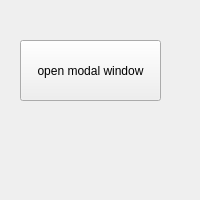
<?xml version="1.0" encoding="UTF-8"?>
<ui version="4.0">
 <class>MainWindow</class>
 <widget class="QMainWindow" name="MainWindow">
  <property name="geometry">
   <rect>
    <x>0</x>
    <y>0</y>
    <width>200</width>
    <height>200</height>
   </rect>
  </property>
  <property name="maximumSize">
   <size>
    <width>200</width>
    <height>200</height>
   </size>
  </property>
  <property name="windowTitle">
   <string>MainWindow</string>
  </property>
  <widget class="QWidget" name="centralwidget">
   <widget class="QPushButton" name="pushButton">
    <property name="geometry">
     <rect>
      <x>20</x>
      <y>40</y>
      <width>141</width>
      <height>61</height>
     </rect>
    </property>
    <property name="text">
     <string>open modal window</string>
    </property>
   </widget>
  </widget>
 </widget>
 <resources/>
 <connections/>
</ui>
